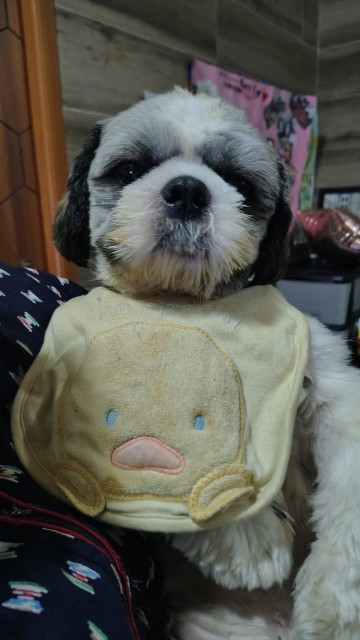
#> input picture pepper.jpg, 360 x 640 px
$ jupyter execute EXP08.ipynb
#> lines starting #> are read from the running program, lines starting #| are printed output that depends on the picture; after the words box and inside, x2 and y2 are one past the last pixel; in counts of white or black regions, pixels touching at a corner belong together
# Ex. No: 08
#  Image Segmentation using Threshold

**Name :** RATHISH R **Reg. No :** 212224240132 **Slot No :** 26OD1143

[cell 1]
#import required libraries
import cv2
import numpy as np
import matplotlib.pyplot as plt

[cell 2]
#Load Original Image
image = cv2.imread('pepper.jpg')
#> image is the input picture: shape (640, 360, 3); mean B, G, R 81.5, 89.3, 89.5

[cell 3]
#Convert to GrayScale
gray_image = cv2.cvtColor(image, cv2.COLOR_BGR2GRAY)
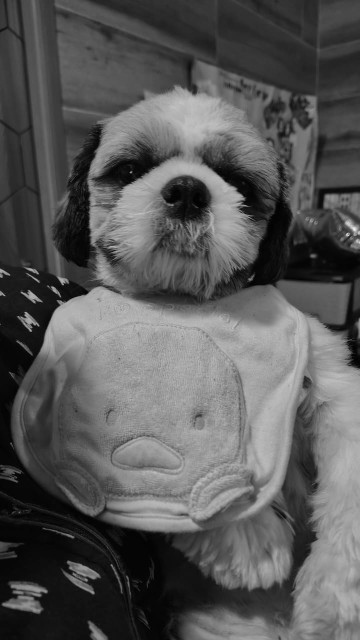
#> gray_image: shape (640, 360); min 0, max 240, mean 88.5

[cell 4]
#Global thresholding
threshold_value = 127
ret, thresholded_image = cv2.threshold(gray_image,threshold_value,255,cv2.THRESH_BINARY)
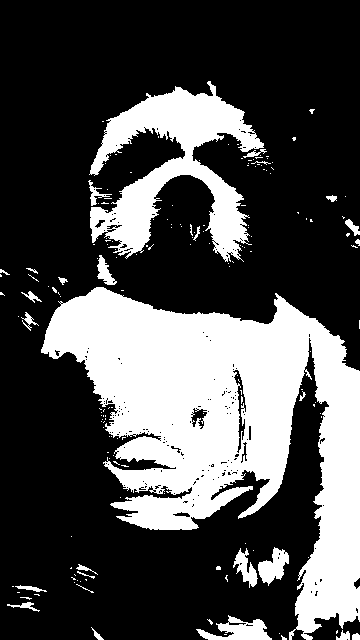
#> thresholded_image: shape (640, 360); 30.2% white; 169 white regions (142 under 20 px), largest, box (x1, y1, x2, y2) and area: (41, 287, 360, 640) 52614, (89, 81, 264, 262) 12759, (196, 615, 272, 640) 955
#> ret = 127

[cell 5]
# Display the thresholded image
plt.figure(figsize=(10, 6))
plt.imshow(thresholded_image, cmap="gray")
plt.title("Global Thresholded Image")
plt.axis("off")
plt.show()

[cell 6]
#Adaptive Thresholding
# Adaptive Mean Thresholding
adaptive_mean = cv2.adaptiveThreshold(gray_image,255,cv2.ADAPTIVE_THRESH_MEAN_C,cv2.THRESH_BINARY,11,2)
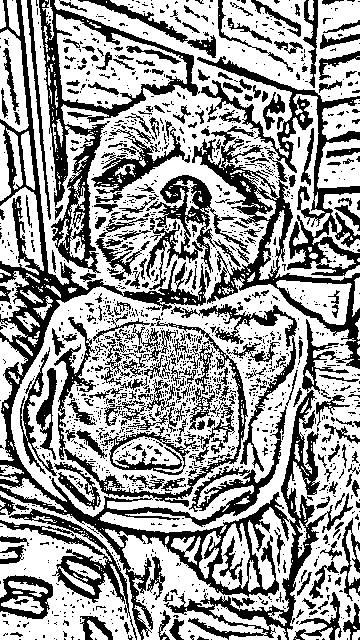
#> adaptive_mean: shape (640, 360); 61.7% white; 1632 black regions (1356 under 20 px), largest, box (x1, y1, x2, y2) and area: (0, 0, 353, 640) 21870, (192, 56, 360, 369) 12175, (39, 0, 200, 273) 6918

# Adaptive Gaussian Thresholding
adaptive_gaussian = cv2.adaptiveThreshold(gray_image,255,cv2.ADAPTIVE_THRESH_GAUSSIAN_C,cv2.THRESH_BINARY,11,2)
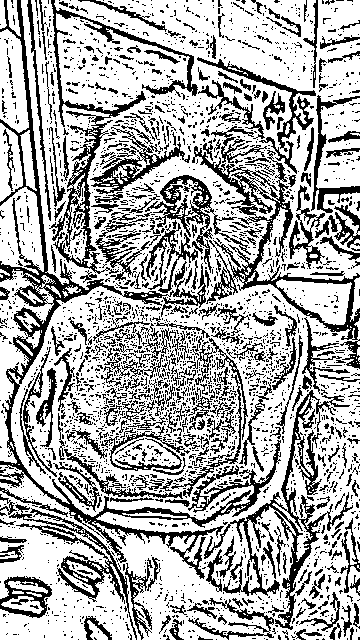
#> adaptive_gaussian: shape (640, 360); 68.1% white; black in thin lines or dots

[cell 7]
# Display the segmented images
plt.figure(figsize=(15, 5))

plt.subplot(1, 3, 1)
plt.imshow(gray_image, cmap="gray")
plt.title("Original Grayscale")
plt.axis("off")

plt.subplot(1, 3, 2)
plt.imshow(adaptive_mean, cmap="gray")
plt.title("Adaptive Mean Thresholding")
plt.axis("off")

plt.subplot(1, 3, 3)
plt.imshow(adaptive_gaussian, cmap="gray")
plt.title("Adaptive Gaussian Thresholding")
plt.axis("off")

plt.tight_layout()
plt.show()

[cell 8]
# Step 6: Otsu's Thresholding
otsu_threshold, otsu_image = cv2.threshold(gray_image,0,255,cv2.THRESH_BINARY + cv2.THRESH_OTSU)
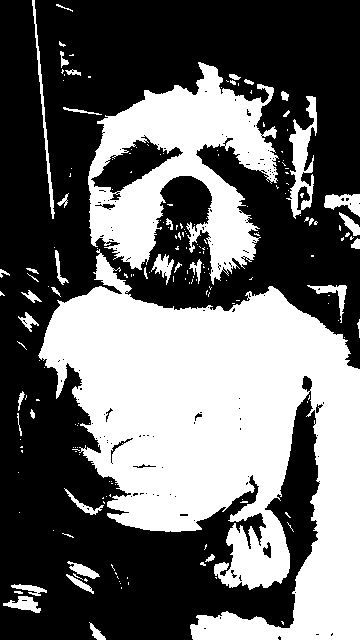
#> otsu_image: shape (640, 360); 41.7% white; 194 white regions (152 under 20 px), largest, box (x1, y1, x2, y2) and area: (38, 249, 360, 640) 69289, (88, 62, 279, 285) 19812, (286, 96, 317, 219) 1524
#> otsu_threshold = 96

# Display the segmented image
plt.figure(figsize=(10, 6))
plt.imshow(otsu_image, cmap="gray")
plt.title(f"Otsu's Thresholding (Threshold = {otsu_threshold:.0f})")
plt.axis("off")
plt.show()

# Display the automatically calculated threshold
print("Optimal Otsu Threshold Value:", otsu_threshold)
#| Optimal Otsu Threshold Value: 96.0

[cell 9]
# Step 7: Compare Global, Adaptive, and Otsu's Thresholding
plt.figure(figsize=(15, 10))

# Global Thresholding
plt.subplot(2, 2, 1)
plt.imshow(thresholded_image, cmap="gray")
plt.title("Global Thresholding")
plt.axis("off")

# Adaptive Mean Thresholding
plt.subplot(2, 2, 2)
plt.imshow(adaptive_mean, cmap="gray")
plt.title("Adaptive Mean Thresholding")
plt.axis("off")

# Adaptive Gaussian Thresholding
plt.subplot(2, 2, 3)
plt.imshow(adaptive_gaussian, cmap="gray")
plt.title("Adaptive Gaussian Thresholding")
plt.axis("off")

# Otsu's Thresholding
plt.subplot(2, 2, 4)
plt.imshow(otsu_image, cmap="gray")
plt.title(f"Otsu's Thresholding (T = {otsu_threshold:.0f})")
plt.axis("off")

plt.tight_layout()
plt.show()
